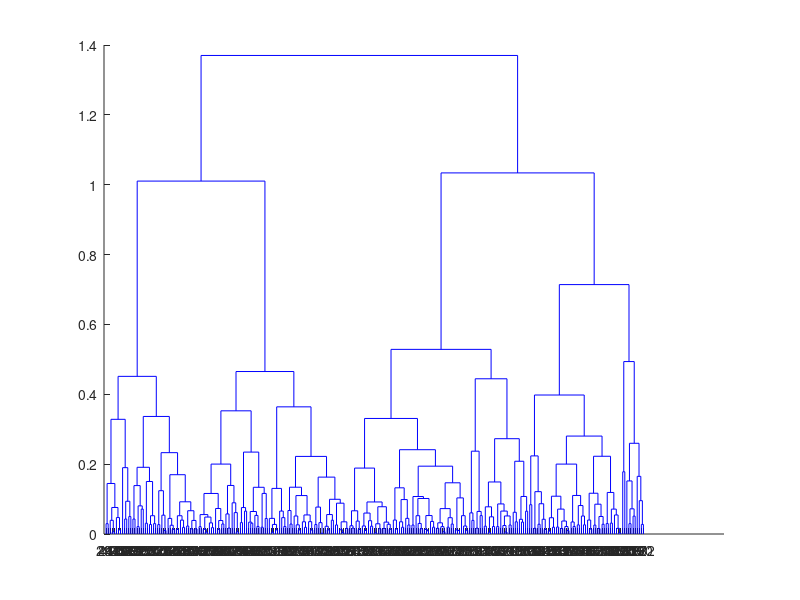
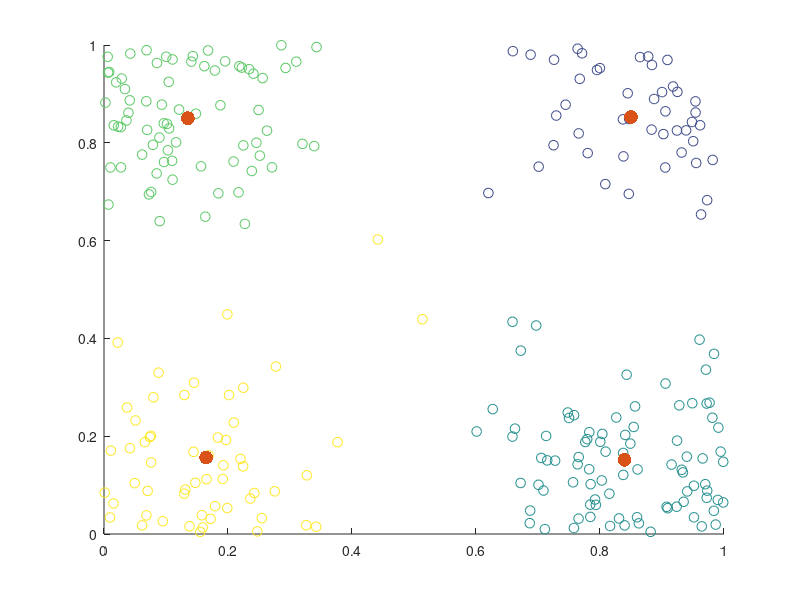

Write MATLAB code to recreate these figures, in order.
clear;
data = load('cluster_data.mat');
X = data.cluster_data;
eucD = pdist(X,'euclidean');
Z = linkage(eucD,'complete');
[h,nodes] = dendrogram(Z,0);
figure;
c = cluster(Z,'maxclust',4);
scatter(X(:,1),X(:,2),50,c)
centroid = zeros(4,2)
for cls=1:4
    count =0;
for i=1:length(c)
    if cls == c(i)
       centroid(cls,:) = centroid(cls,:) + X(i,:); 
       count = count + 1;
    end
end
centroid(cls,:) = centroid(cls,:)/count;
end
hold on;
scatter(centroid(:,1),centroid(:,2),100,'black','filled');